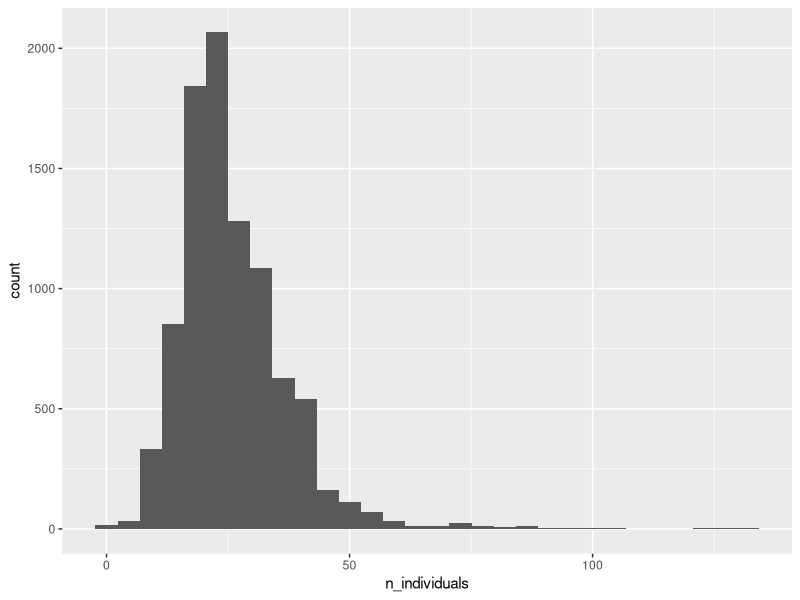
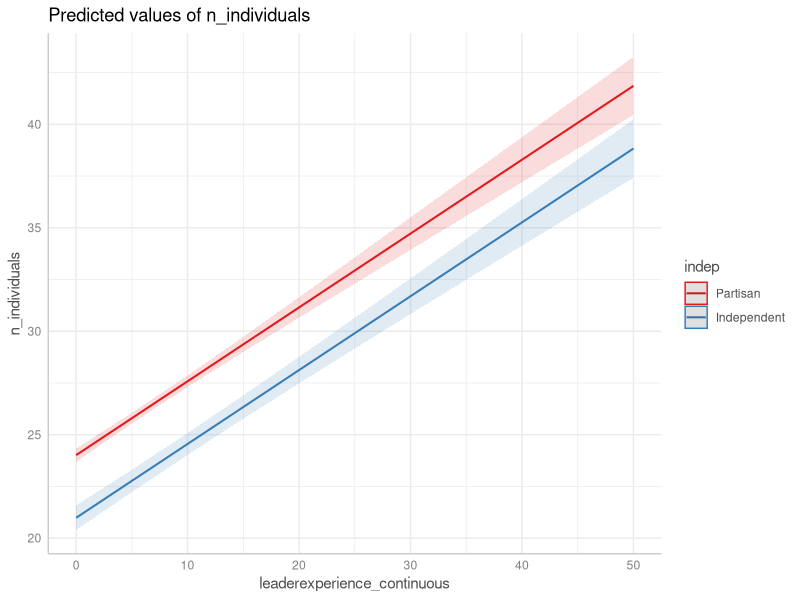
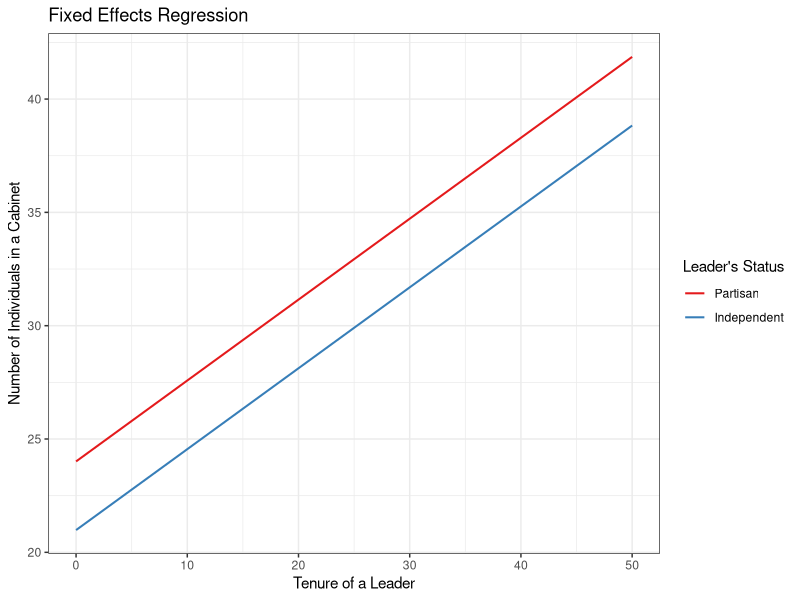
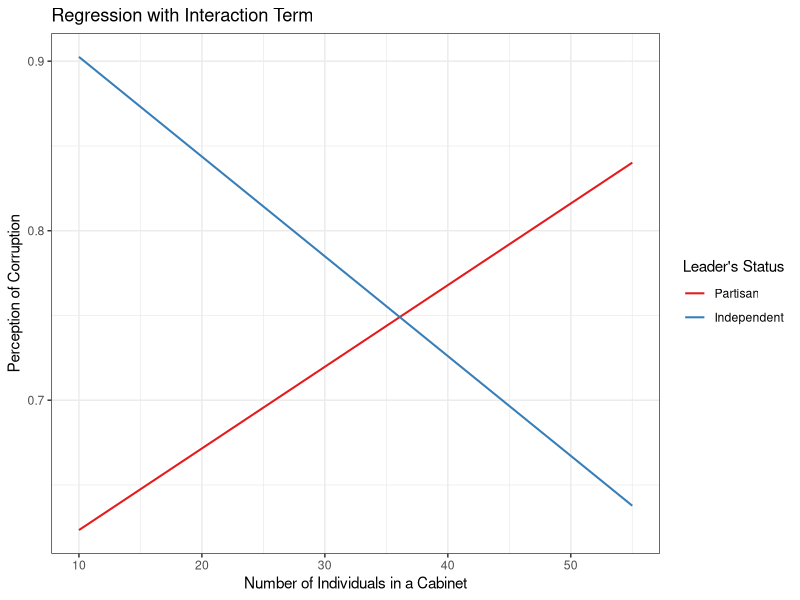
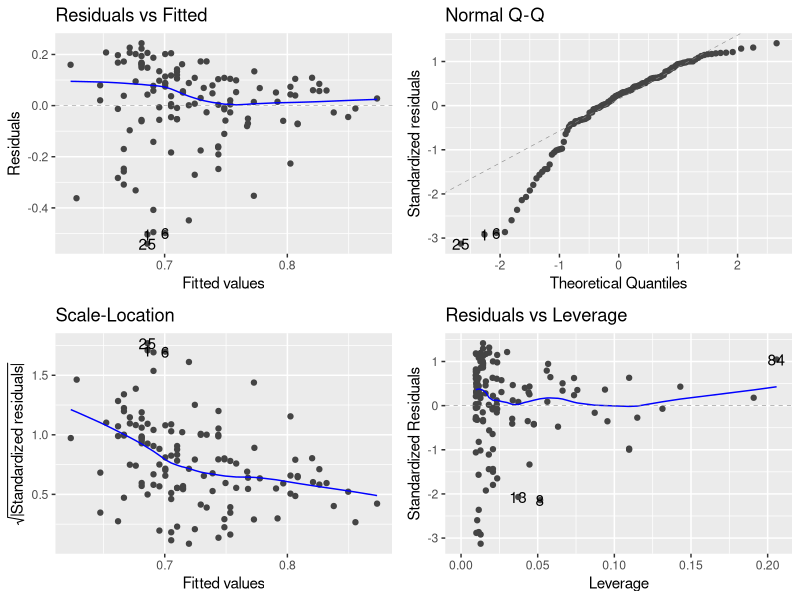

Here is the R script that generated these plots, in order: (Note: this script raises an error after producing the figures.)
## ---- chunk 1
#| message: false

library(tidyverse)

whogov = read.csv("data/WhoGov.csv")
## ---- chunk 2
#| message: false

ggplot(whogov) +
  geom_histogram(aes(x = n_individuals)) 
## ---- chunk 3
whogov = whogov %>%
  mutate(indep = ifelse(leader_party == "independent", "Independent", "Partisan"))
## ---- chunk 4
lm(n_individuals ~ indep, whogov) %>%
  summary()
## ---- chunk 5
whogov$indep = as.factor(whogov$indep)
## ---- chunk 6
whogov$indep = relevel(whogov$indep, ref = "Partisan")
## ---- chunk 7
lm(n_individuals ~ indep, whogov) %>%
  summary()
## ---- chunk 8
lm(n_individuals ~ leaderexperience_continuous, whogov) %>%
  summary()
## ---- chunk 9

## ---- chunk 10
model_fe = lm(n_individuals ~ leaderexperience_continuous + indep, whogov) 
summary(model_fe)
## ---- chunk 11
library(ggeffects)
## ---- chunk 12
ggpredict(model_fe, terms = c("leaderexperience_continuous", "indep")) %>%
  plot()
## ---- chunk 13
ggpredict(model_fe, terms= c("leaderexperience_continuous", "indep")) %>%
  plot(show_ci = F) +
  labs(title = "Fixed Effects Regression",
       x = "Tenure of a Leader",
       y = "Number of Individuals in a Cabinet",
       color = "Leader's Status") +
  theme_bw()
## ---- chunk 14
whr = read.csv("data/WHR.csv")
## ---- chunk 15
whr_subset = whr %>%
  select(Country_name, Perceptions_of_corruption)

whogov_subset = whogov %>%
  filter(year == 2021) %>%
  select(country_name, n_individuals, indep)
## ---- chunk 16
whr_whogov = whr_subset %>%
  left_join(whogov_subset, by = c("Country_name" = "country_name")) 
## ---- chunk 17
head(whr_whogov)
## ---- chunk 18
model_in = lm(Perceptions_of_corruption ~ n_individuals * indep, whr_whogov)
summary(model_in)
## ---- chunk 19
ggpredict(model_in, terms= c("n_individuals", "indep")) %>%
  plot(show_ci = FALSE) +
  labs(title = "Regression with Interaction Term",
       x = "Number of Individuals in a Cabinet",
       y = "Perception of Corruption",
       color = "Leader's Status") +
  theme_bw()
## ---- chunk 20
ggpredict(model_in, terms= c("n_individuals [12]", "indep [Independent]"))
## ---- chunk 21
library(ggfortify)
autoplot(model_in)

library(MASS)
boxcox(model_in)
## ---- chunk 22
model_in_fix = lm(I(Perceptions_of_corruption)^2 ~ n_individuals + indep, whr_whogov)
autoplot(model_in)
autoplot(model_in_fix)
shapiro.test(model_in_fix$residuals)
bptest(model_in_fix)

ggplot(whr_whogov, aes(x = n_individuals, y = Perceptions_of_corruption, color = indep)) +
  geom_point() +
  geom_smooth()
## ---- chunk 23
mod = lm(log(n_individuals) ~ log(leaderexperience_continuous) * indep + country_name + as.factor(year), whogov)

library(lmtest)
plot(model_in)
bptest(model_in)

summary(mod)
